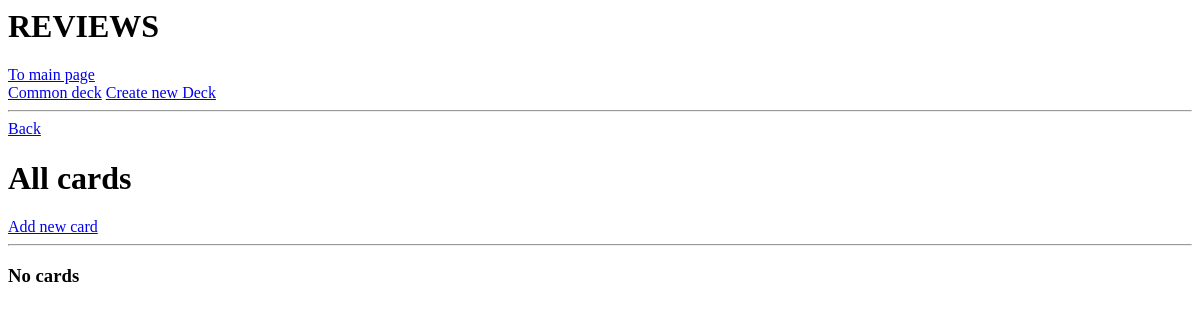
The app's page /vocabulary/cards/ (signed in), older data.
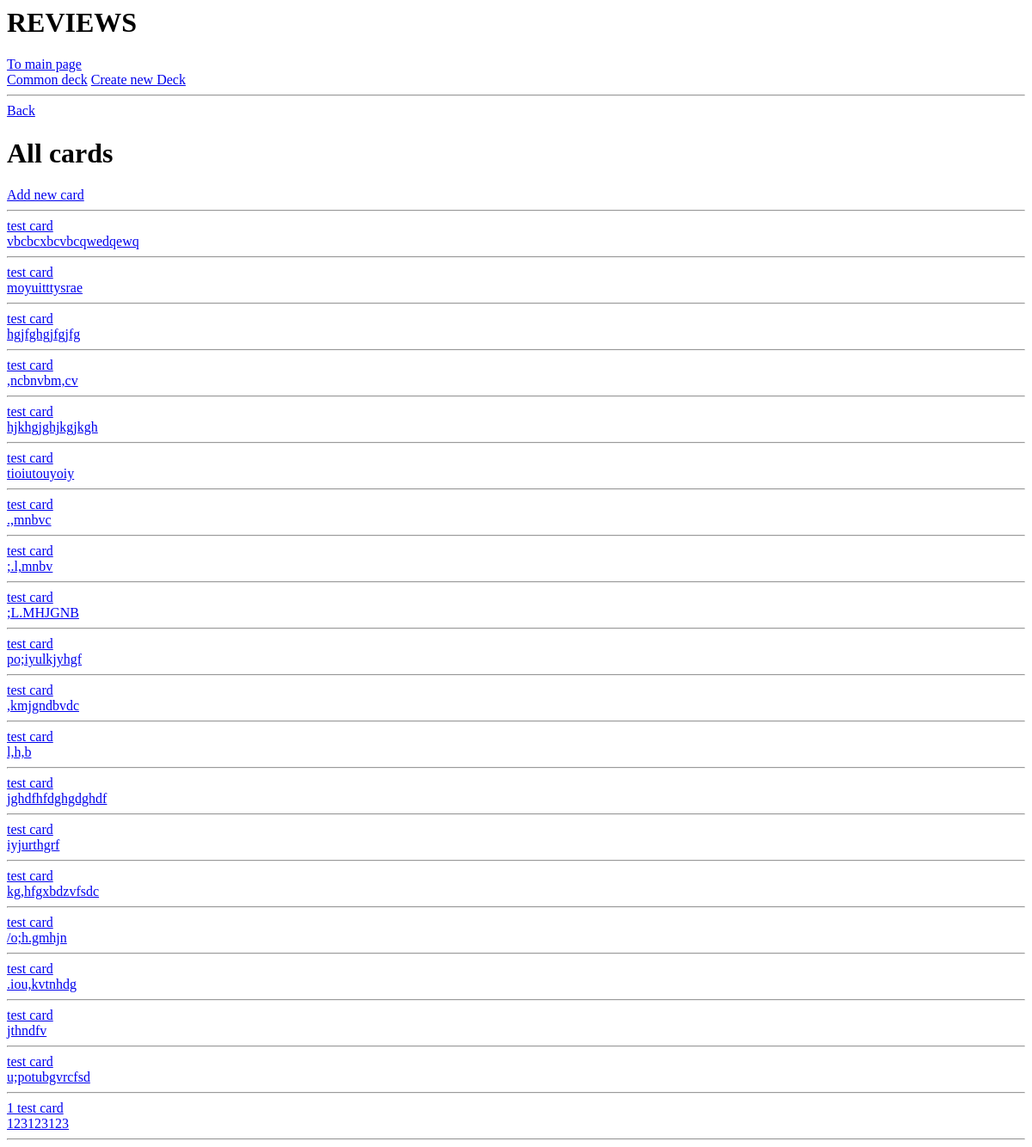
The same page, newer data.
### vocabulary/models.py (models this page shows, shortened)
class Card(models.Model):
    user = models.ForeignKey(User, on_delete=models.CASCADE, related_name='cards')
    deck = models.ForeignKey(Deck, on_delete=models.SET_NULL, null=True, blank=True, related_name='cards')
    slug = models.SlugField(max_length=50, null=True, blank=True)
    front = models.CharField(max_length=50)
    back = models.CharField(max_length=50)
    examples = models.TextField(blank=True)
    created_at = models.DateTimeField(auto_now_add=True)
    hint = models.TextField(blank=True)
    class Meta:
        constraints = [
            models.UniqueConstraint(
                'slug',
                'user',
                name='unique_card_slug_per_user',
            )
        ]

### vocabulary/views.py (the view)
# urls.py: path('cards/', views.card_list, name='common_deck'),
@login_required
def card_list(request):
    cards = Card.objects.filter(user=request.user).order_by('-created_at')
    return render(request, 'vocabulary/card_list.html', {'cards': cards})

### vocabulary/templates/vocabulary/card_list.html
{% extends "base_vocabulary.html" %}
{% block vocabulary_content %}
<a href="{% url 'vocabulary:deck_list' %}" class="back">Back</a>
<h1>All cards</h1>
<a href="{% url 'vocabulary:card_create' %}" class="add-card-btn">
    Add new card
</a>
<hr>
<div class="cards-container">
{% if not cards %}
    <h3>No cards</h3>
{% endif %}
{% for card in cards %}
<a href="{% url 'vocabulary:card_edit' card.slug %}" class="card-block">
    <div class="card-front">
        {{ card.front }}
    </div>
    <div class="card-back">
        {{ card.back }}
    </div>
    <hr>
</a>
{% endfor %}
</div>
{% endblock %}

Row changes from the older to the newer data that the page shows:
added Card: front "test card", back "vbcbcxbcvbcqwedqewq"
added Card: front "test card", back "moyuitttysrae"
added Card: front "test card", back "hgjfghgjfgjfg"
added Card: front "test card", back ",ncbnvbm,cv"
added Card: front "test card", back "hjkhgjghjkgjkgh"
added Card: front "test card", back "tioiutouyoiy"
added Card: front "test card", back ".,mnbvc"
added Card: front "test card", back ";.l,mnbv"
added Card: front "test card", back ";L.MHJGNB"
added Card: front "test card", back "po;iyulkjyhgf"
added Card: front "test card", back ",kmjgndbvdc"
added Card: front "test card", back "l,h,b"
added Card: front "test card", back "jghdfhfdghgdghdf"
added Card: front "test card", back "iyjurthgrf"
added Card: front "test card", back "kg,hfgxbdzvfsdc"
added Card: front "test card", back "/o;h.gmhjn"
added Card: front "test card", back ".iou,kvtnhdg"
added Card: front "test card", back "jthndfv"
added Card: front "test card", back "u;potubgvrcfsd"
added Card: front "1 test card", back "123123123"
Text that changed along with them:
text no longer shown: "No cards"
